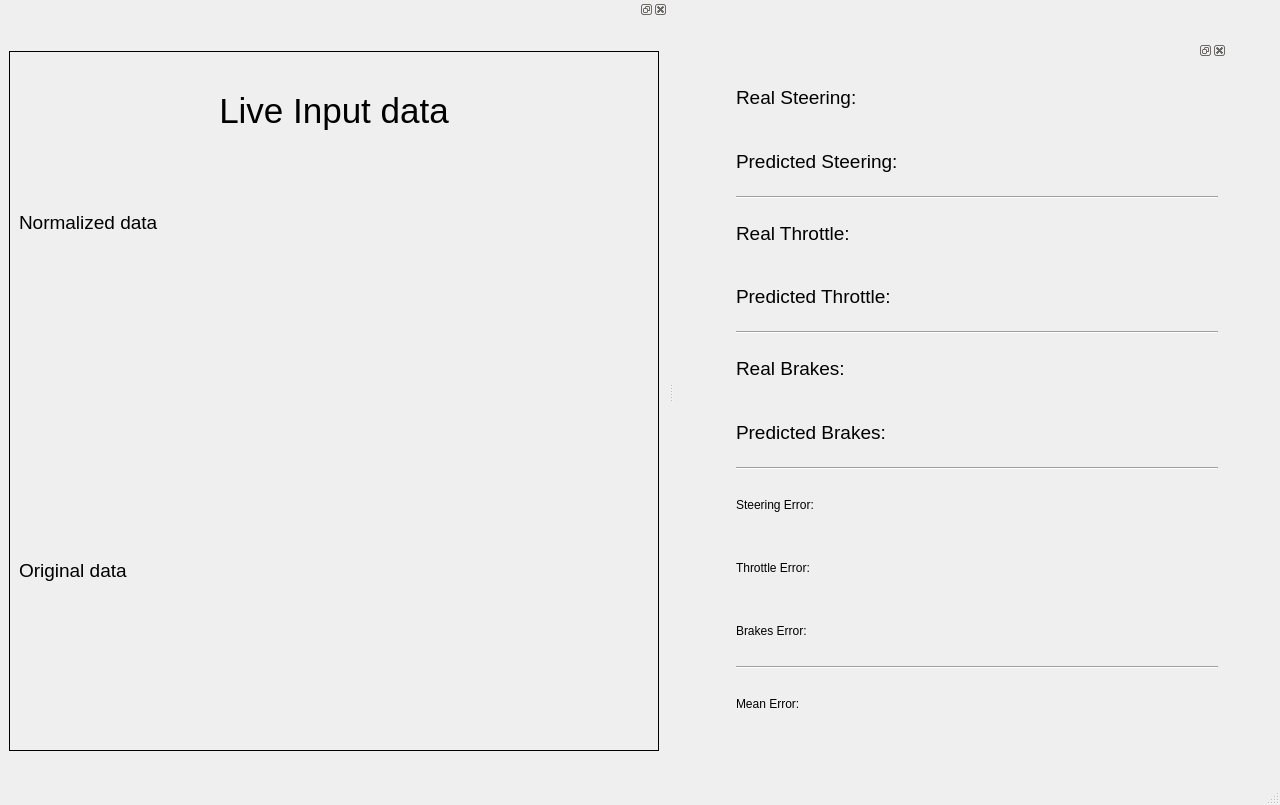
<?xml version="1.0" encoding="UTF-8"?>
<ui version="4.0">
 <class>MainWindow</class>
 <widget class="QMainWindow" name="MainWindow">
  <property name="geometry">
   <rect>
    <x>0</x>
    <y>0</y>
    <width>1280</width>
    <height>805</height>
   </rect>
  </property>
  <property name="windowTitle">
   <string>MainWindow</string>
  </property>
  <widget class="QWidget" name="centralwidget">
   <layout class="QHBoxLayout" name="horizontalLayout_2">
    <item>
     <widget class="QDockWidget" name="dockWidget_6">
      <property name="maximumSize">
       <size>
        <width>500</width>
        <height>700</height>
       </size>
      </property>
      <widget class="QWidget" name="dockWidgetContents_10">
       <layout class="QVBoxLayout" name="verticalLayout_2" stretch="0">
        <property name="sizeConstraint">
         <enum>QLayout::SetDefaultConstraint</enum>
        </property>
        <item>
         <layout class="QVBoxLayout" name="verticalLayout">
          <item>
           <widget class="QLabel" name="label">
            <property name="font">
             <font>
              <pointsize>14</pointsize>
             </font>
            </property>
            <property name="text">
             <string>Real Steering: </string>
            </property>
           </widget>
          </item>
          <item>
           <widget class="QLabel" name="label_3">
            <property name="font">
             <font>
              <pointsize>14</pointsize>
             </font>
            </property>
            <property name="text">
             <string>Predicted Steering: </string>
            </property>
           </widget>
          </item>
          <item>
           <widget class="Line" name="line">
            <property name="orientation">
             <enum>Qt::Horizontal</enum>
            </property>
           </widget>
          </item>
          <item>
           <widget class="QLabel" name="label_6">
            <property name="font">
             <font>
              <pointsize>14</pointsize>
             </font>
            </property>
            <property name="text">
             <string>Real Throttle:</string>
            </property>
           </widget>
          </item>
          <item>
           <widget class="QLabel" name="label_7">
            <property name="font">
             <font>
              <pointsize>14</pointsize>
             </font>
            </property>
            <property name="text">
             <string>Predicted Throttle:</string>
            </property>
           </widget>
          </item>
          <item>
           <widget class="Line" name="line_4">
            <property name="orientation">
             <enum>Qt::Horizontal</enum>
            </property>
           </widget>
          </item>
          <item>
           <widget class="QLabel" name="label_8">
            <property name="font">
             <font>
              <pointsize>14</pointsize>
             </font>
            </property>
            <property name="text">
             <string>Real Brakes:</string>
            </property>
           </widget>
          </item>
          <item>
           <widget class="QLabel" name="label_9">
            <property name="font">
             <font>
              <pointsize>14</pointsize>
             </font>
            </property>
            <property name="text">
             <string>Predicted Brakes:</string>
            </property>
           </widget>
          </item>
          <item>
           <widget class="Line" name="line_5">
            <property name="orientation">
             <enum>Qt::Horizontal</enum>
            </property>
           </widget>
          </item>
          <item>
           <widget class="QLabel" name="label_10">
            <property name="text">
             <string>Steering Error:</string>
            </property>
           </widget>
          </item>
          <item>
           <widget class="QLabel" name="label_11">
            <property name="text">
             <string>Throttle Error:</string>
            </property>
           </widget>
          </item>
          <item>
           <widget class="QLabel" name="label_12">
            <property name="text">
             <string>Brakes Error:</string>
            </property>
           </widget>
          </item>
          <item>
           <widget class="Line" name="line_6">
            <property name="orientation">
             <enum>Qt::Horizontal</enum>
            </property>
           </widget>
          </item>
          <item>
           <widget class="QLabel" name="label_13">
            <property name="text">
             <string>Mean Error: </string>
            </property>
           </widget>
          </item>
         </layout>
        </item>
       </layout>
      </widget>
     </widget>
    </item>
   </layout>
  </widget>
  <widget class="QMenuBar" name="menubar">
   <property name="geometry">
    <rect>
     <x>0</x>
     <y>0</y>
     <width>1280</width>
     <height>28</height>
    </rect>
   </property>
  </widget>
  <widget class="QStatusBar" name="statusbar"/>
  <widget class="QDockWidget" name="dockWidget_4">
   <attribute name="dockWidgetArea">
    <number>1</number>
   </attribute>
   <widget class="QWidget" name="dockWidgetContents_8">
    <layout class="QGridLayout" name="gridLayout_9">
     <item row="0" column="0">
      <widget class="QStackedWidget" name="stackedWidget">
       <property name="minimumSize">
        <size>
         <width>650</width>
         <height>500</height>
        </size>
       </property>
       <property name="maximumSize">
        <size>
         <width>900</width>
         <height>700</height>
        </size>
       </property>
       <property name="frameShape">
        <enum>QFrame::Panel</enum>
       </property>
       <property name="frameShadow">
        <enum>QFrame::Plain</enum>
       </property>
       <property name="lineWidth">
        <number>1</number>
       </property>
       <property name="currentIndex">
        <number>0</number>
       </property>
       <widget class="QWidget" name="inventory">
        <layout class="QVBoxLayout" name="verticalLayout_4" stretch="1,0,0,0,0,0">
         <item>
          <widget class="QLabel" name="label_2">
           <property name="minimumSize">
            <size>
             <width>0</width>
             <height>0</height>
            </size>
           </property>
           <property name="maximumSize">
            <size>
             <width>900</width>
             <height>100</height>
            </size>
           </property>
           <property name="font">
            <font>
             <pointsize>26</pointsize>
            </font>
           </property>
           <property name="text">
            <string>Live Input data</string>
           </property>
           <property name="scaledContents">
            <bool>false</bool>
           </property>
           <property name="alignment">
            <set>Qt::AlignCenter</set>
           </property>
           <property name="wordWrap">
            <bool>true</bool>
           </property>
          </widget>
         </item>
         <item>
          <widget class="QLabel" name="label_4">
           <property name="font">
            <font>
             <pointsize>14</pointsize>
            </font>
           </property>
           <property name="text">
            <string>Normalized data</string>
           </property>
          </widget>
         </item>
         <item>
          <layout class="QHBoxLayout" name="horizontalLayout_4">
           <property name="leftMargin">
            <number>200</number>
           </property>
           <property name="rightMargin">
            <number>200</number>
           </property>
           <item>
            <widget class="QLabel" name="norm_image">
             <property name="minimumSize">
              <size>
               <width>0</width>
               <height>50</height>
              </size>
             </property>
             <property name="maximumSize">
              <size>
               <width>16777215</width>
               <height>16777215</height>
              </size>
             </property>
             <property name="text">
              <string/>
             </property>
             <property name="pixmap">
              <pixmap>../images/wemall.png</pixmap>
             </property>
             <property name="scaledContents">
              <bool>false</bool>
             </property>
            </widget>
           </item>
          </layout>
         </item>
         <item>
          <layout class="QHBoxLayout" name="horizontalLayout_10">
           <property name="leftMargin">
            <number>200</number>
           </property>
           <property name="rightMargin">
            <number>200</number>
           </property>
           <item>
            <widget class="QLabel" name="norm_features">
             <property name="minimumSize">
              <size>
               <width>0</width>
               <height>50</height>
              </size>
             </property>
             <property name="maximumSize">
              <size>
               <width>16777215</width>
               <height>16777215</height>
              </size>
             </property>
             <property name="text">
              <string/>
             </property>
             <property name="pixmap">
              <pixmap>../images/wemall.png</pixmap>
             </property>
             <property name="scaledContents">
              <bool>false</bool>
             </property>
            </widget>
           </item>
          </layout>
         </item>
         <item>
          <widget class="QLabel" name="label_5">
           <property name="font">
            <font>
             <pointsize>14</pointsize>
            </font>
           </property>
           <property name="text">
            <string>Original data</string>
           </property>
          </widget>
         </item>
         <item>
          <layout class="QHBoxLayout" name="horizontalLayout_9">
           <property name="leftMargin">
            <number>200</number>
           </property>
           <property name="rightMargin">
            <number>200</number>
           </property>
           <property name="bottomMargin">
            <number>20</number>
           </property>
           <item>
            <widget class="QLabel" name="original_image">
             <property name="minimumSize">
              <size>
               <width>0</width>
               <height>50</height>
              </size>
             </property>
             <property name="maximumSize">
              <size>
               <width>16777215</width>
               <height>16777215</height>
              </size>
             </property>
             <property name="text">
              <string/>
             </property>
             <property name="pixmap">
              <pixmap>../images/welove_original.png</pixmap>
             </property>
             <property name="scaledContents">
              <bool>false</bool>
             </property>
             <property name="alignment">
              <set>Qt::AlignLeading|Qt::AlignLeft|Qt::AlignVCenter</set>
             </property>
            </widget>
           </item>
          </layout>
         </item>
        </layout>
       </widget>
      </widget>
     </item>
    </layout>
   </widget>
  </widget>
 </widget>
 <resources/>
 <connections/>
</ui>
